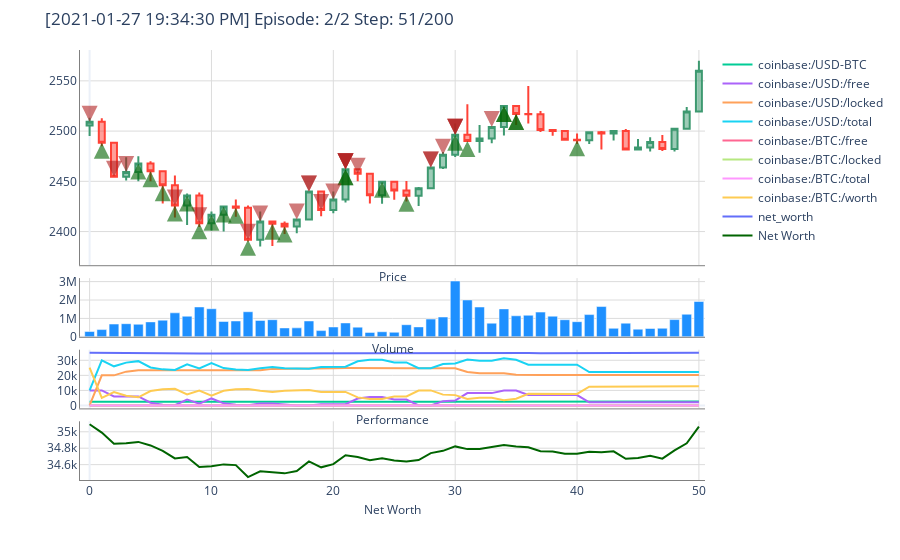
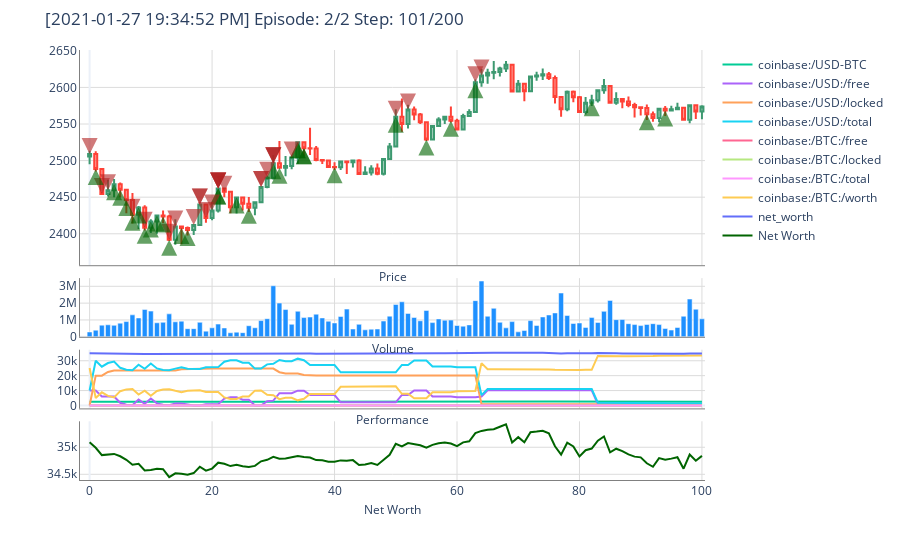
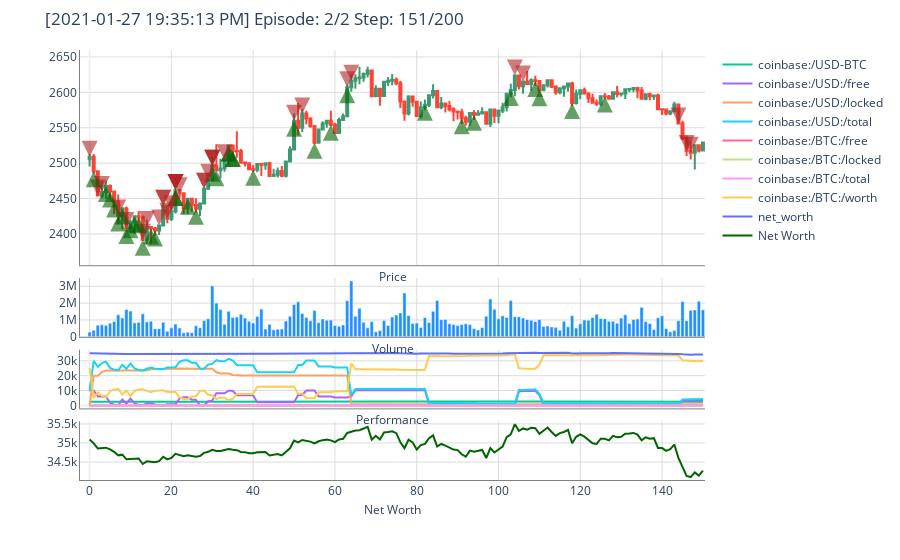
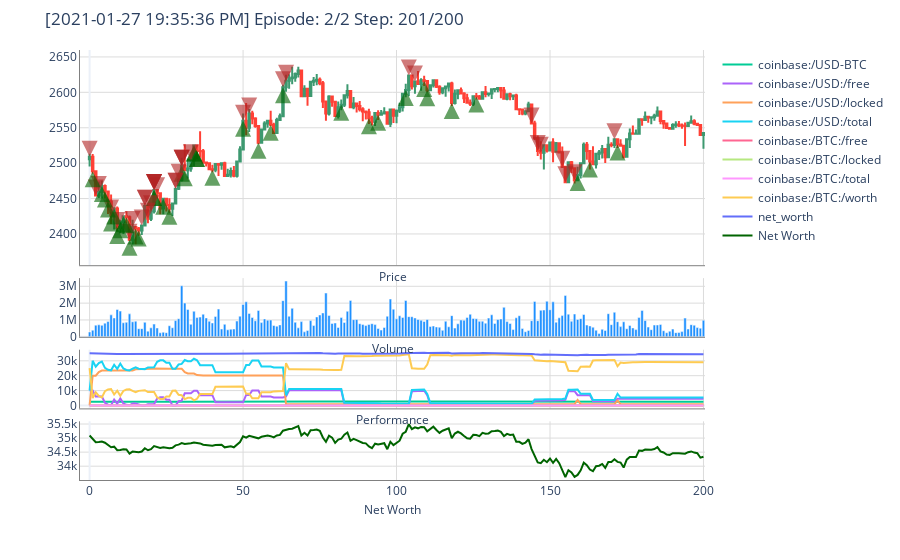

The cell these charts' notebook holds for them, in order:
### Code cell
agent = DQNAgent(env)

agent.train(n_steps=200, n_episodes=2, save_path="")
#agent.train(n_steps=200, n_episodes=2, save_path="agents/")
